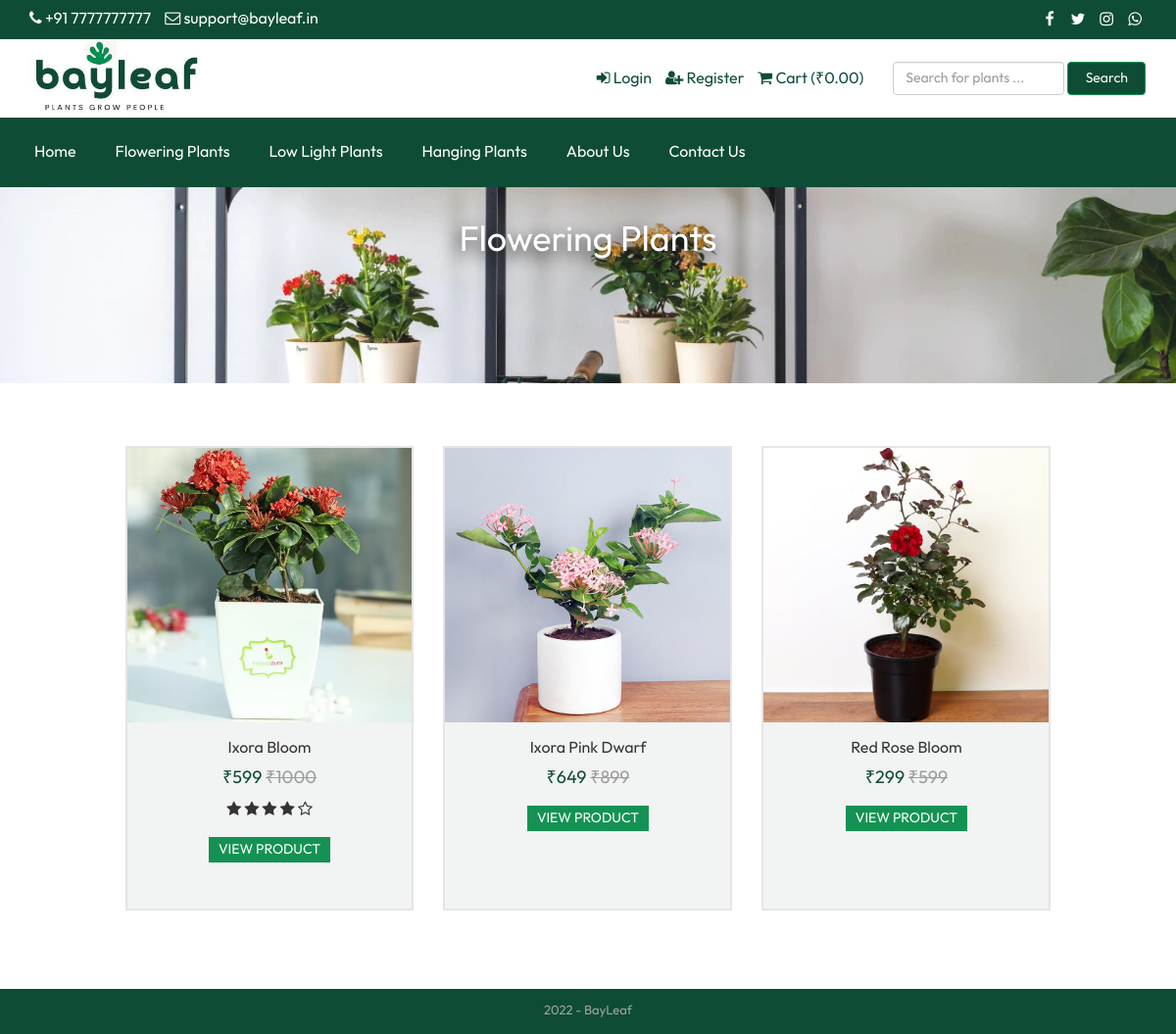
Screenshot of /product-category.php?id=5&type=top-category with the database file from the repository.
### tables this page shows
CREATE TABLE IF NOT EXISTS `tbl_settings` (
  `id` int(11) NOT NULL AUTO_INCREMENT,
  `logo` varchar(255) NOT NULL,
  `favicon` varchar(255) NOT NULL,
  `footer_text` text NOT NULL,
  `contact_address` text NOT NULL,
  `contact_email` varchar(255) NOT NULL,
  `contact_phone` varchar(255) NOT NULL,
  `receive_email` varchar(255) NOT NULL,
  `receive_email_subject` varchar(255) NOT NULL,
  `receive_email_thank_you_message` text NOT NULL,
  `total_popular_post_sidebar` int(11) NOT NULL,
  `total_featured_product_home` int(11) NOT NULL,
  `total_popular_product_home` int(11) NOT NULL,
  `meta_title_home` text NOT NULL,
  `meta_keyword_home` text NOT NULL,
  `meta_description_home` text NOT NULL,
  `banner_login` varchar(255) NOT NULL,
  `banner_registration` varchar(255) NOT NULL,
  `banner_search` varchar(255) NOT NULL,
  `banner_cart` varchar(255) NOT NULL,
  `banner_checkout` varchar(255) NOT NULL,
  `banner_product_category` varchar(255) NOT NULL,
  `featured_product_title` varchar(255) NOT NULL,
  `featured_product_subtitle` varchar(255) NOT NULL,
  `popular_product_title` varchar(255) NOT NULL,
  `popular_product_subtitle` varchar(255) NOT NULL,
  `bank_detail` text NOT NULL,
  PRIMARY KEY (`id`)
);

CREATE TABLE IF NOT EXISTS `tbl_social` (
  `social_id` int(11) NOT NULL AUTO_INCREMENT,
  `social_name` varchar(30) NOT NULL,
  `social_url` varchar(255) NOT NULL,
  `social_icon` varchar(30) NOT NULL,
  PRIMARY KEY (`social_id`)
);

CREATE TABLE IF NOT EXISTS `tbl_category` (
  `tcat_id` int(11) NOT NULL AUTO_INCREMENT,
  `tcat_name` varchar(255) NOT NULL,
  `show_on_menu` int(1) NOT NULL,
  `p_featured_photo` varchar(255) NOT NULL DEFAULT '   ',
  PRIMARY KEY (`tcat_id`)
);

CREATE TABLE IF NOT EXISTS `tbl_page` (
  `id` int(11) NOT NULL AUTO_INCREMENT,
  `about_title` varchar(255) NOT NULL,
  `about_content` text NOT NULL,
  `about_banner` varchar(255) NOT NULL,
  `about_meta_title` varchar(255) NOT NULL,
  `about_meta_keyword` text NOT NULL,
  `about_meta_description` text NOT NULL,
  `contact_title` varchar(255) NOT NULL,
  `contact_banner` varchar(255) NOT NULL,
  `contact_meta_title` varchar(255) NOT NULL,
  `contact_meta_keyword` text NOT NULL,
  `contact_meta_description` text NOT NULL,
  PRIMARY KEY (`id`)
);

CREATE TABLE IF NOT EXISTS `tbl_product` (
  `p_id` int(11) NOT NULL AUTO_INCREMENT,
  `p_name` varchar(255) NOT NULL,
  `p_old_price` varchar(10) NOT NULL,
  `p_current_price` varchar(10) NOT NULL,
  `p_qty` int(10) NOT NULL,
  `p_featured_photo` varchar(255) NOT NULL,
  `p_description` text NOT NULL,
  `p_short_description` text NOT NULL,
  `p_total_view` int(11) NOT NULL,
  `p_is_featured` int(1) NOT NULL,
  `p_is_active` int(1) NOT NULL,
  `tcat_id` int(11) NOT NULL,
  PRIMARY KEY (`p_id`)
);

### product-category.php (the view, shortened to what the rows shown need)
<?php require_once('header.php'); ?>
<?php
if( !isset($_REQUEST['id']) || !isset($_REQUEST['type']) ) {
    header('location: index.php');
    exit;
} else {
    if( ($_REQUEST['type'] != 'top-category') ) {
        header('location: index.php');
        exit;
    } else {
        $statement = $pdo->prepare("SELECT * FROM tbl_category");
        $statement->execute();
        $result = $statement->fetchAll(PDO::FETCH_ASSOC);
        foreach ($result as $row) {
            $top[] = $row['tcat_id'];
            $top1[] = $row['tcat_name'];
            $top2[] = $row['tcat_id'];
            $top3[] = $row['p_featured_photo'];
        }
        if($_REQUEST['type'] == 'top-category') {
            if(!in_array($_REQUEST['id'],$top)) {
                header('location: index.php');
                exit;
            } else {
                for ($i=0; $i < count($top); $i++) {
                    if($top[$i] == $_REQUEST['id']) {
                        $title = $top1[$i];
						$p_featured_photo = $top3[$i];
                        break;
                    }
                }
                $arr1 = array();
                $arr2 = array();
                for ($i=0; $i < count($top); $i++) {
                    if($top2[$i] == $_REQUEST['id']) {
                        $arr1[] = $top[$i];
                    }
                }
                for ($j=0; $j < count($arr1); $j++) {
                    for ($i=0; $i < count($top); $i++) {
                        if($top2[$i] == $arr1[$j]) {
                            $arr2[] = $top[$i];
                        }
                    }
                }
                $final_tcat_ids = $arr2;
            }
        }
        if($_REQUEST['type'] == 'top-category') {
            if(!in_array($_REQUEST['id'],$top)) {
                header('location: index.php');
                exit;
            } else {
                for ($i=0; $i < count($top); $i++) {
                    if($top[$i] == $_REQUEST['id']) {
                        $title = $top1[$i];
												$p_featured_photo = $top3[$i];
                        break;
                    }
                }
                $arr2 = array();
                for ($i=0; $i < count($top); $i++) {
                    if($top2[$i] == $_REQUEST['id']) {
                        $arr2[] = $top[$i];
                    }
                }
                $final_tcat_ids = $arr2;
            }
        }
        if($_REQUEST['type'] == 'top-category') {
            if(!in_array($_REQUEST['id'],$top)) {
                header('location: index.php');
                exit;
            } else {
                for ($i=0; $i < count($top); $i++) {
                    if($top[$i] == $_REQUEST['id']) {
                        $title = $top1[$i];
												$p_featured_photo = $top3[$i];
                        break;
                    }
                }
                $final_tcat_ids = array($_REQUEST['id']);
            }
        }
    }
}
?>
<div class="page-banner" style="background-image: url(assets/uploads/<?php echo $p_featured_photo; ?>)">
    <div class="lolol">
        <h1> <?php echo $title; ?></h1>
    </div>
</div>
<div class="page">
    <div class="container">
        <div class="row">
            <div class="col-sm-10">
                <div class="product product-cat">
                    <div class="row">
                        <?php
                        $prod_count = 0;
                        $statement = $pdo->prepare("SELECT * FROM tbl_product");
                        $statement->execute();
                        $result = $statement->fetchAll(PDO::FETCH_ASSOC);
                        foreach ($result as $row) {
                            $prod_table_tcat_ids[] = $row['tcat_id'];
                        }
                        for($ii=0;$ii<count($final_tcat_ids);$ii++):
                            if(in_array($final_tcat_ids[$ii],$prod_table_tcat_ids)) {
                                $prod_count++;
                            }
                        endfor;
                        if($prod_count==0) {
                            echo '<div class="pl_15">'."No Product Found".'</div>';
                        } else {
                            for($ii=0;$ii<count($final_tcat_ids);$ii++) {
                                $statement = $pdo->prepare("SELECT * FROM tbl_product WHERE tcat_id=? AND p_is_active=?");
                                $statement->execute(array($final_tcat_ids[$ii],1));
                                $result = $statement->fetchAll(PDO::FETCH_ASSOC);
                                foreach ($result as $row) {
                                    ?>
                                    <div class="col-md-4 item item-product-cat">
                                        <div class="inner">
                                            <div class="thumb">
                                                <div class="photo" style="background-image:url(assets/uploads/<?php echo $row['p_featured_photo']; ?>);"></div>
                                            </div>
                                            <div class="text">
                                                <h3><a href="product.php?id=<?php echo $row['p_id']; ?>"><?php echo $row['p_name']; ?></a></h3>
                                                <h4>
                                                    <?php echo "₹"; ?><?php echo $row['p_current_price']; ?>
                                                    <?php if($row['p_old_price'] != ''): ?>
                                                    <del>
                                                        <?php echo "₹"; ?><?php echo $row['p_old_price']; ?>
                                                    </del>
                                                    <?php endif; ?>
                                                </h4>
                                                <div class="rating">
                                                    <?php
                                                    $t_rating = 0;
                                                    $statement1 = $pdo->prepare("SELECT * FROM tbl_rating WHERE p_id=?");
                                                    $statement1->execute(array($row['p_id']));
                                                    $tot_rating = $statement1->rowCount();
                                                    if($tot_rating == 0) {
                                                        $avg_rating = 0;
                                                    } else {
                                                        $result1 = $statement1->fetchAll(PDO::FETCH_ASSOC);
                                                        foreach ($result1 as $row1) {
                                                            $t_rating = $t_rating + $row1['rating'];
                                                        }
                                                        $avg_rating = $t_rating / $tot_rating;
                                                    }
                                                    ?>
                                                    <?php
                                                    if($avg_rating == 0) {
                                                        echo '';
                                                    }
                                                    else {
                                                        for($i=1;$i<=5;$i++) {
                                                            ?>
                                                            <?php if($i>$avg_rating): ?>
                                                                <i class="fa fa-star-o"></i>
                                                            <?php else: ?>
                                                                <i class="fa fa-star"></i>
                                                            <?php endif; ?>
                                                            <?php
                                                        }
                                                    }
                                                    ?>
                                                </div>
                                                <?php if($row['p_qty'] == 0): ?>
                                                    <div class="out-of-stock">
                                                        <div class="inner">
                                                            Out Of Stock
                                                        </div>
                                                    </div>
                                                <?php else: ?>
                                                    <p><a href="product.php?id=<?php echo $row['p_id']; ?>"> <?php echo "VIEW PRODUCT"; ?></a></p>
                                                <?php endif; ?>
                                            </div>
                                        </div>
                                    </div>
                                    <?php
                                }
                            }
                        }
                        ?>
                    </div>
                </div>
            </div>
        </div>
    </div>
</div>
<?php require_once('footer.php'); ?>

### header.php (shortened to what the rows shown need)
<?php
include("admin/inc/config.php");
$statement = $pdo->prepare("SELECT * FROM tbl_settings WHERE id=1");
$statement->execute();
$result = $statement->fetchAll(PDO::FETCH_ASSOC);
foreach ($result as $row)
{
	$logo = $row['logo'];
	$contact_email = $row['contact_email'];
	$contact_phone = $row['contact_phone'];
}
?>
<!DOCTYPE html>
<html lang="en">
<head>
	<link rel="stylesheet" href="assets/css/bootstrap.min.css">
	<link rel="stylesheet" href="assets/css/font-awesome.min.css">
	<link rel="stylesheet" href="assets/css/owl.carousel.min.css">
	<link rel="stylesheet" href="assets/css/owl.theme.default.min.css">
	<link rel="stylesheet" href="assets/css/jquery.bxslider.min.css">
    <link rel="stylesheet" href="assets/css/magnific-popup.css">
    <link rel="stylesheet" href="assets/css/rating.css">
	<link rel="stylesheet" href="assets/css/spacing.css">
	<link rel="stylesheet" href="assets/css/bootstrap-touch-slider.css">
	<link rel="stylesheet" href="assets/css/animate.min.css">
	<link rel="stylesheet" href="assets/css/tree-menu.css">
	<link rel="stylesheet" href="assets/css/select2.min.css">
	<link rel="stylesheet" href="assets/css/main.css">
	<link rel="stylesheet" href="assets/css/responsive.css">
	<?php
	$statement = $pdo->prepare("SELECT * FROM tbl_page WHERE id=1");
	$statement->execute();
	$result = $statement->fetchAll(PDO::FETCH_ASSOC);
		?>
</head>
<body>
<div class="top">
	<div class="container">
		<div class="row">
			<div class="col-md-6 col-sm-6 col-xs-12">
				<div class="left">
					<ul>
						<li><i class="fa fa-phone"></i> <?php echo $contact_phone; ?></li>
						<li><i class="fa fa-envelope-o"></i> <?php echo $contact_email; ?></li>
					</ul>
				</div>
			</div>
			<div class="col-md-6 col-sm-6 col-xs-12">
				<div class="right">
					<ul>
						<?php
						$statement = $pdo->prepare("SELECT * FROM tbl_social");
						$statement->execute();
						$result = $statement->fetchAll(PDO::FETCH_ASSOC);
						foreach ($result as $row) {
							?>
							<?php if($row['social_url'] != ''): ?>
							<li><a href="<?php echo $row['social_url']; ?>"><i class="<?php echo $row['social_icon']; ?>"></i></a></li>
							<?php endif; ?>
							<?php
						}
						?>
					</ul>
				</div>
			</div>
		</div>
	</div>
</div>
<div class="header">
	<div class="container">
		<div class="row inner">
			<div class="col-md-4 logo">
				<a href="index.php"><img src="assets/uploads/<?php echo $logo; ?>" alt="logo image"></a>
			</div>
		</div>
	</div>
</div>
<div class="nav">
	<div class="container">
		<div class="row">
			<div class="col-md-12 pl_0 pr_0">
				<div class="menu-container">
					<div class="menu">
						<ul>
							<?php
							$statement = $pdo->prepare("SELECT * FROM tbl_category WHERE show_on_menu=1");
							$statement->execute();
							$result = $statement->fetchAll(PDO::FETCH_ASSOC);
							foreach ($result as $row) {
								?>
								<li><a href="product-category.php?id=<?php echo $row['tcat_id']; ?>&type=top-category"><?php echo $row['tcat_name']; ?></a>
								<?php
							}
							?>
							<?php
							$statement = $pdo->prepare("SELECT * FROM tbl_page WHERE id=1");
							$statement->execute();
							$result = $statement->fetchAll(PDO::FETCH_ASSOC);
							foreach ($result as $row) {
								$about_title = $row['about_title'];
								$contact_title = $row['contact_title'];
							}
							?>
							<li><a href="about.php"><?php echo $about_title; ?></a></li>
							<li><a href="contact.php"><?php echo $contact_title; ?></a></li>
						</ul>
					</div>
				</div>
			</div>
		</div>
	</div>
</div>

### footer.php (shortened to what the rows shown need)
<?php
$statement = $pdo->prepare("SELECT * FROM tbl_settings WHERE id=1");
$statement->execute();
$result = $statement->fetchAll(PDO::FETCH_ASSOC);
foreach ($result as $row)
{
	$footer_text = $row['footer_text'];
}
?>
<div class="footer-bottom">
	<div class="container">
		<div class="row">
			<div class="col-md-12 copyright">
				<?php echo $footer_text; ?>
			</div>
		</div>
	</div>
</div>
</body>
</html>

### rows the page displays
tbl_settings: contact_phone "+91 7777777777", contact_email "support@bayleaf.in", logo (picture), footer_text "2022 - BayLeaf"
tbl_category: tcat_name "Flowering Plants"
tbl_category: tcat_name "Low Light Plants"
tbl_category: tcat_name "Hanging Plants"
tbl_page: about_title "About Us", contact_title "Contact Us"
tbl_product: p_featured_photo (picture), p_name "Ixora Bloom", p_current_price "599", p_old_price "1000"
tbl_product: p_featured_photo (picture), p_name "Ixora Pink Dwarf", p_current_price "649", p_old_price "899"
tbl_product: p_featured_photo (picture), p_name "Red Rose Bloom", p_current_price "299", p_old_price "599"

### other values shown
$title "Flowering Plants"
